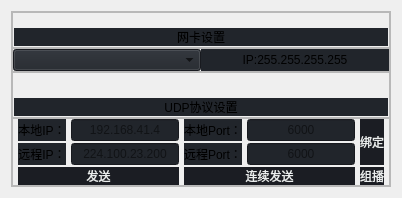
                  <widget class="QWidget" name="page_setting">
                   <layout class="QVBoxLayout" name="verticalLayout_11">
                    <item>
                     <widget class="QFrame" name="frame_4">
                      <property name="frameShape">
                       <enum>QFrame::StyledPanel</enum>
                      </property>
                      <property name="frameShadow">
                       <enum>QFrame::Raised</enum>
                      </property>
                      <layout class="QVBoxLayout" name="verticalLayout_13">
                       <property name="spacing">
                        <number>0</number>
                       </property>
                       <property name="leftMargin">
                        <number>0</number>
                       </property>
                       <property name="topMargin">
                        <number>0</number>
                       </property>
                       <property name="rightMargin">
                        <number>0</number>
                       </property>
                       <property name="bottomMargin">
                        <number>0</number>
                       </property>
                       <item>
                        <widget class="QFrame" name="frame_6">
                         <property name="maximumSize">
                          <size>
                           <width>16777215</width>
                           <height>150</height>
                          </size>
                         </property>
                         <property name="frameShape">
                          <enum>QFrame::StyledPanel</enum>
                         </property>
                         <property name="frameShadow">
                          <enum>QFrame::Raised</enum>
                         </property>
                         <layout class="QVBoxLayout" name="verticalLayout_12">
                          <property name="spacing">
                           <number>0</number>
                          </property>
                          <property name="leftMargin">
                           <number>0</number>
                          </property>
                          <property name="topMargin">
                           <number>0</number>
                          </property>
                          <property name="rightMargin">
                           <number>0</number>
                          </property>
                          <property name="bottomMargin">
                           <number>0</number>
                          </property>
                          <item>
                           <widget class="QLabel" name="label_15">
                            <property name="sizePolicy">
                             <sizepolicy hsizetype="Expanding" vsizetype="Preferred">
                              <horstretch>0</horstretch>
                              <verstretch>0</verstretch>
                             </sizepolicy>
                            </property>
                            <property name="maximumSize">
                             <size>
                              <width>16777215</width>
                              <height>130</height>
                             </size>
                            </property>
                            <property name="styleSheet">
                             <string notr="true">background-image: url(:/images/images/setting_backpic.png);
background-position: center;
background-repeat: no-repeat;
border-radius: 10px;</string>
                            </property>
                            <property name="text">
                             <string/>
                            </property>
                            <property name="alignment">
                             <set>Qt::AlignCenter</set>
                            </property>
                           </widget>
                          </item>
                          <item>
                           <widget class="QLabel" name="label_4">
                            <property name="maximumSize">
                             <size>
                              <width>16777215</width>
                              <height>30</height>
                             </size>
                            </property>
                            <property name="styleSheet">
                             <string notr="true">background-color: rgb(33, 37, 43);
margin:1px;</string>
                            </property>
                            <property name="text">
                             <string>网卡设置</string>
                            </property>
                            <property name="alignment">
                             <set>Qt::AlignCenter</set>
                            </property>
                           </widget>
                          </item>
                         </layout>
                        </widget>
                       </item>
                       <item>
                        <widget class="QFrame" name="frame_7">
                         <property name="maximumSize">
                          <size>
                           <width>16777215</width>
                           <height>70</height>
                          </size>
                         </property>
                         <property name="frameShape">
                          <enum>QFrame::StyledPanel</enum>
                         </property>
                         <property name="frameShadow">
                          <enum>QFrame::Raised</enum>
                         </property>
                         <layout class="QHBoxLayout" name="horizontalLayout_12">
                          <property name="spacing">
                           <number>0</number>
                          </property>
                          <property name="leftMargin">
                           <number>0</number>
                          </property>
                          <property name="topMargin">
                           <number>0</number>
                          </property>
                          <property name="rightMargin">
                           <number>0</number>
                          </property>
                          <property name="bottomMargin">
                           <number>0</number>
                          </property>
                          <item>
                           <layout class="QGridLayout" name="gridLayout_3">
                            <item row="0" column="0">
                             <widget class="QComboBox" name="comboBox_LocalInterface">
                              <property name="sizePolicy">
                               <sizepolicy hsizetype="Preferred" vsizetype="Preferred">
                                <horstretch>0</horstretch>
                                <verstretch>0</verstretch>
                               </sizepolicy>
                              </property>
                              <property name="maximumSize">
                               <size>
                                <width>16777215</width>
                                <height>16777215</height>
                               </size>
                              </property>
                              <property name="styleSheet">
                               <string notr="true">background-color: rgb(33, 37, 43);</string>
                              </property>
                             </widget>
                            </item>
                            <item row="0" column="1">
                             <widget class="QLabel" name="label_InterfaceIP">
                              <property name="maximumSize">
                               <size>
                                <width>16777215</width>
                                <height>16777215</height>
                               </size>
                              </property>
                              <property name="styleSheet">
                               <string notr="true">background-color: rgb(33, 37, 43);</string>
                              </property>
                              <property name="text">
                               <string>IP:255.255.255.255</string>
                              </property>
                              <property name="alignment">
                               <set>Qt::AlignCenter</set>
                              </property>
                             </widget>
                            </item>
                           </layout>
                          </item>
                         </layout>
                        </widget>
                       </item>
                       <item>
                        <widget class="QFrame" name="frame_8">
                         <property name="maximumSize">
                          <size>
                           <width>16777215</width>
                           <height>150</height>
                          </size>
                         </property>
                         <property name="frameShape">
                          <enum>QFrame::StyledPanel</enum>
                         </property>
                         <property name="frameShadow">
                          <enum>QFrame::Raised</enum>
                         </property>
                         <layout class="QVBoxLayout" name="verticalLayout_14">
                          <property name="spacing">
                           <number>0</number>
                          </property>
                          <property name="leftMargin">
                           <number>0</number>
                          </property>
                          <property name="topMargin">
                           <number>10</number>
                          </property>
                          <property name="rightMargin">
                           <number>0</number>
                          </property>
                          <property name="bottomMargin">
                           <number>0</number>
                          </property>
                          <item>
                           <widget class="QLabel" name="label_20">
                            <property name="sizePolicy">
                             <sizepolicy hsizetype="Expanding" vsizetype="Preferred">
                              <horstretch>0</horstretch>
                              <verstretch>0</verstretch>
                             </sizepolicy>
                            </property>
                            <property name="styleSheet">
                             <string notr="true">background-image: url(:/images/images/setting_backpic.png);
background-position: center;
background-repeat: no-repeat;
border-radius: 10px;</string>
                            </property>
                            <property name="text">
                             <string/>
                            </property>
                           </widget>
                          </item>
                          <item>
                           <widget class="QLabel" name="label_13">
                            <property name="maximumSize">
                             <size>
                              <width>16777215</width>
                              <height>30</height>
                             </size>
                            </property>
                            <property name="styleSheet">
                             <string notr="true">background-color: rgb(33, 37, 43);
margin:1px;</string>
                            </property>
                            <property name="text">
                             <string>UDP协议设置</string>
                            </property>
                            <property name="alignment">
                             <set>Qt::AlignCenter</set>
                            </property>
                           </widget>
                          </item>
                         </layout>
                        </widget>
                       </item>
                       <item>
                        <widget class="QFrame" name="frame_9">
                         <property name="frameShape">
                          <enum>QFrame::StyledPanel</enum>
                         </property>
                         <property name="frameShadow">
                          <enum>QFrame::Raised</enum>
                         </property>
                         <layout class="QHBoxLayout" name="horizontalLayout_14">
                          <property name="spacing">
                           <number>0</number>
                          </property>
                          <property name="leftMargin">
                           <number>0</number>
                          </property>
                          <property name="topMargin">
                           <number>0</number>
                          </property>
                          <property name="rightMargin">
                           <number>0</number>
                          </property>
                          <property name="bottomMargin">
                           <number>0</number>
                          </property>
                          <item>
                           <layout class="QGridLayout" name="gridLayout_4">
                            <property name="leftMargin">
                             <number>5</number>
                            </property>
                            <property name="topMargin">
                             <number>0</number>
                            </property>
                            <property name="rightMargin">
                             <number>5</number>
                            </property>
                            <property name="bottomMargin">
                             <number>0</number>
                            </property>
                            <property name="horizontalSpacing">
                             <number>5</number>
                            </property>
                            <property name="verticalSpacing">
                             <number>2</number>
                            </property>
                            <item row="0" column="2">
                             <widget class="QLabel" name="label_18">
                              <property name="maximumSize">
                               <size>
                                <width>16777215</width>
                                <height>16777215</height>
                               </size>
                              </property>
                              <property name="styleSheet">
                               <string notr="true">background-color: rgb(33, 37, 43);</string>
                              </property>
                              <property name="text">
                               <string>本地Port：</string>
                              </property>
                              <property name="alignment">
                               <set>Qt::AlignCenter</set>
                              </property>
                             </widget>
                            </item>
                            <item row="1" column="0">
                             <widget class="QLabel" name="label_17">
                              <property name="styleSheet">
                               <string notr="true">background-color: rgb(33, 37, 43);</string>
                              </property>
                              <property name="text">
                               <string>远程IP：</string>
                              </property>
                              <property name="alignment">
                               <set>Qt::AlignCenter</set>
                              </property>
                             </widget>
                            </item>
                            <item row="1" column="2">
                             <widget class="QLabel" name="label_19">
                              <property name="styleSheet">
                               <string notr="true">background-color: rgb(33, 37, 43);</string>
                              </property>
                              <property name="text">
                               <string>远程Port：</string>
                              </property>
                              <property name="alignment">
                               <set>Qt::AlignCenter</set>
                              </property>
                             </widget>
                            </item>
                            <item row="1" column="1">
                             <widget class="QLineEdit" name="lineEdit_Remote_IP">
                              <property name="sizePolicy">
                               <sizepolicy hsizetype="Preferred" vsizetype="Preferred">
                                <horstretch>0</horstretch>
                                <verstretch>0</verstretch>
                               </sizepolicy>
                              </property>
                              <property name="minimumSize">
                               <size>
                                <width>0</width>
                                <height>0</height>
                               </size>
                              </property>
                              <property name="maximumSize">
                               <size>
                                <width>16777215</width>
                                <height>16777215</height>
                               </size>
                              </property>
                              <property name="styleSheet">
                               <string notr="true">background-color: rgb(33, 37, 43);</string>
                              </property>
                              <property name="alignment">
                               <set>Qt::AlignCenter</set>
                              </property>
                              <property name="placeholderText">
                               <string>224.100.23.200</string>
                              </property>
                             </widget>
                            </item>
                            <item row="1" column="3">
                             <widget class="QLineEdit" name="lineEdit_Remote_Port">
                              <property name="sizePolicy">
                               <sizepolicy hsizetype="Preferred" vsizetype="Preferred">
                                <horstretch>0</horstretch>
                                <verstretch>0</verstretch>
                               </sizepolicy>
                              </property>
                              <property name="minimumSize">
                               <size>
                                <width>0</width>
                                <height>0</height>
                               </size>
                              </property>
                              <property name="maximumSize">
                               <size>
                                <width>16777215</width>
                                <height>16777215</height>
                               </size>
                              </property>
                              <property name="styleSheet">
                               <string notr="true">background-color: rgb(33, 37, 43);</string>
                              </property>
                              <property name="alignment">
                               <set>Qt::AlignCenter</set>
                              </property>
                              <property name="placeholderText">
                               <string>6000</string>
                              </property>
                             </widget>
                            </item>
                            <item row="0" column="1">
                             <widget class="QLineEdit" name="lineEdit_Local_IP">
                              <property name="sizePolicy">
                               <sizepolicy hsizetype="Preferred" vsizetype="Preferred">
                                <horstretch>0</horstretch>
                                <verstretch>0</verstretch>
                               </sizepolicy>
                              </property>
                              <property name="minimumSize">
                               <size>
                                <width>0</width>
                                <height>0</height>
                               </size>
                              </property>
                              <property name="maximumSize">
                               <size>
                                <width>16777215</width>
                                <height>16777215</height>
                               </size>
                              </property>
                              <property name="styleSheet">
                               <string notr="true">background-color: rgb(33, 37, 43);</string>
                              </property>
                              <property name="alignment">
                               <set>Qt::AlignCenter</set>
                              </property>
                              <property name="placeholderText">
                               <string>192.168.41.4</string>
                              </property>
                             </widget>
                            </item>
                            <item row="0" column="3">
                             <widget class="QLineEdit" name="lineEdit_Local_Port">
                              <property name="sizePolicy">
                               <sizepolicy hsizetype="Preferred" vsizetype="Preferred">
                                <horstretch>0</horstretch>
                                <verstretch>0</verstretch>
                               </sizepolicy>
                              </property>
                              <property name="minimumSize">
                               <size>
                                <width>0</width>
                                <height>0</height>
                               </size>
                              </property>
                              <property name="maximumSize">
                               <size>
                                <width>16777215</width>
                                <height>16777215</height>
                               </size>
                              </property>
                              <property name="styleSheet">
                               <string notr="true">background-color: rgb(33, 37, 43);</string>
                              </property>
                              <property name="alignment">
                               <set>Qt::AlignCenter</set>
                              </property>
                              <property name="placeholderText">
                               <string>6000</string>
                              </property>
                             </widget>
                            </item>
                            <item row="0" column="0">
                             <widget class="QLabel" name="label_16">
                              <property name="maximumSize">
                               <size>
                                <width>16777215</width>
                                <height>16777215</height>
                               </size>
                              </property>
                              <property name="styleSheet">
                               <string notr="true">background-color: rgb(33, 37, 43);</string>
                              </property>
                              <property name="text">
                               <string>本地IP：</string>
                              </property>
                              <property name="alignment">
                               <set>Qt::AlignCenter</set>
                              </property>
                             </widget>
                            </item>
                            <item row="2" column="0" colspan="2">
                             <widget class="QPushButton" name="pushButton_udpSend">
                              <property name="sizePolicy">
                               <sizepolicy hsizetype="Preferred" vsizetype="Preferred">
                                <horstretch>0</horstretch>
                                <verstretch>0</verstretch>
                               </sizepolicy>
                              </property>
                              <property name="maximumSize">
                               <size>
                                <width>16777215</width>
                                <height>100</height>
                               </size>
                              </property>
                              <property name="styleSheet">
                               <string notr="true">QPushButton {
	color: rgb(234,237,237);
	background-position: center;
	background-repeat: no-reperat;
	border: none;
	background-color: rgb(27, 29, 35);
}
QPushButton:hover {
	background-color: rgb(33, 37, 43);
}
QPushButton:pressed {	
	background-color: rgb(85, 170, 255);
}</string>
                              </property>
                              <property name="text">
                               <string>发送</string>
                              </property>
                             </widget>
                            </item>
                            <item row="2" column="2" colspan="2">
                             <widget class="QPushButton" name="pushButton_udpSend_continue">
                              <property name="sizePolicy">
                               <sizepolicy hsizetype="Preferred" vsizetype="Preferred">
                                <horstretch>0</horstretch>
                                <verstretch>0</verstretch>
                               </sizepolicy>
                              </property>
                              <property name="maximumSize">
                               <size>
                                <width>16777215</width>
                                <height>120</height>
                               </size>
                              </property>
                              <property name="styleSheet">
                               <string notr="true">QPushButton {
	color: rgb(234,237,237);
	background-position: center;
	background-repeat: no-reperat;
	border: none;
	background-color: rgb(27, 29, 35);
}
QPushButton:hover {
	background-color: rgb(33, 37, 43);
}
QPushButton:pressed {	
	background-color: rgb(85, 170, 255);
}</string>
                              </property>
                              <property name="text">
                               <string>连续发送</string>
                              </property>
                             </widget>
                            </item>
                            <item row="0" column="4" rowspan="2">
                             <widget class="QPushButton" name="pushButton_bing">
                              <property name="sizePolicy">
                               <sizepolicy hsizetype="Maximum" vsizetype="Preferred">
                                <horstretch>0</horstretch>
                                <verstretch>0</verstretch>
                               </sizepolicy>
                              </property>
                              <property name="maximumSize">
                               <size>
                                <width>400</width>
                                <height>16777215</height>
                               </size>
                              </property>
                              <property name="styleSheet">
                               <string notr="true">
QPushButton {
	color: rgb(234,237,237);
	background-position: center;
	background-repeat: no-reperat;
	border: none;
	background-color: rgb(27, 29, 35);
}
QPushButton:hover {
	background-color: rgb(33, 37, 43);
}
QPushButton:pressed {	
	background-color: rgb(85, 170, 255);
}</string>
                              </property>
                              <property name="text">
                               <string>绑定</string>
                              </property>
                             </widget>
                            </item>
                            <item row="2" column="4">
                             <widget class="QPushButton" name="pushButton_udp_multicast">
                              <property name="sizePolicy">
                               <sizepolicy hsizetype="Preferred" vsizetype="Preferred">
                                <horstretch>0</horstretch>
                                <verstretch>0</verstretch>
                               </sizepolicy>
                              </property>
                              <property name="maximumSize">
                               <size>
                                <width>16777215</width>
                                <height>70</height>
                               </size>
                              </property>
                              <property name="styleSheet">
                               <string notr="true">
QPushButton {
	color: rgb(234,237,237);
	background-position: center;
	background-repeat: no-reperat;
	border: none;
	background-color: rgb(27, 29, 35);
}
QPushButton:hover {
	background-color: rgb(33, 37, 43);
}
QPushButton:pressed {	
	background-color: rgb(85, 170, 255);
}</string>
                              </property>
                              <property name="text">
                               <string>组播</string>
                              </property>
                             </widget>
                            </item>
                           </layout>
                          </item>
                         </layout>
                        </widget>
                       </item>
                      </layout>
                     </widget>
                    </item>
                   </layout>
                  </widget>
